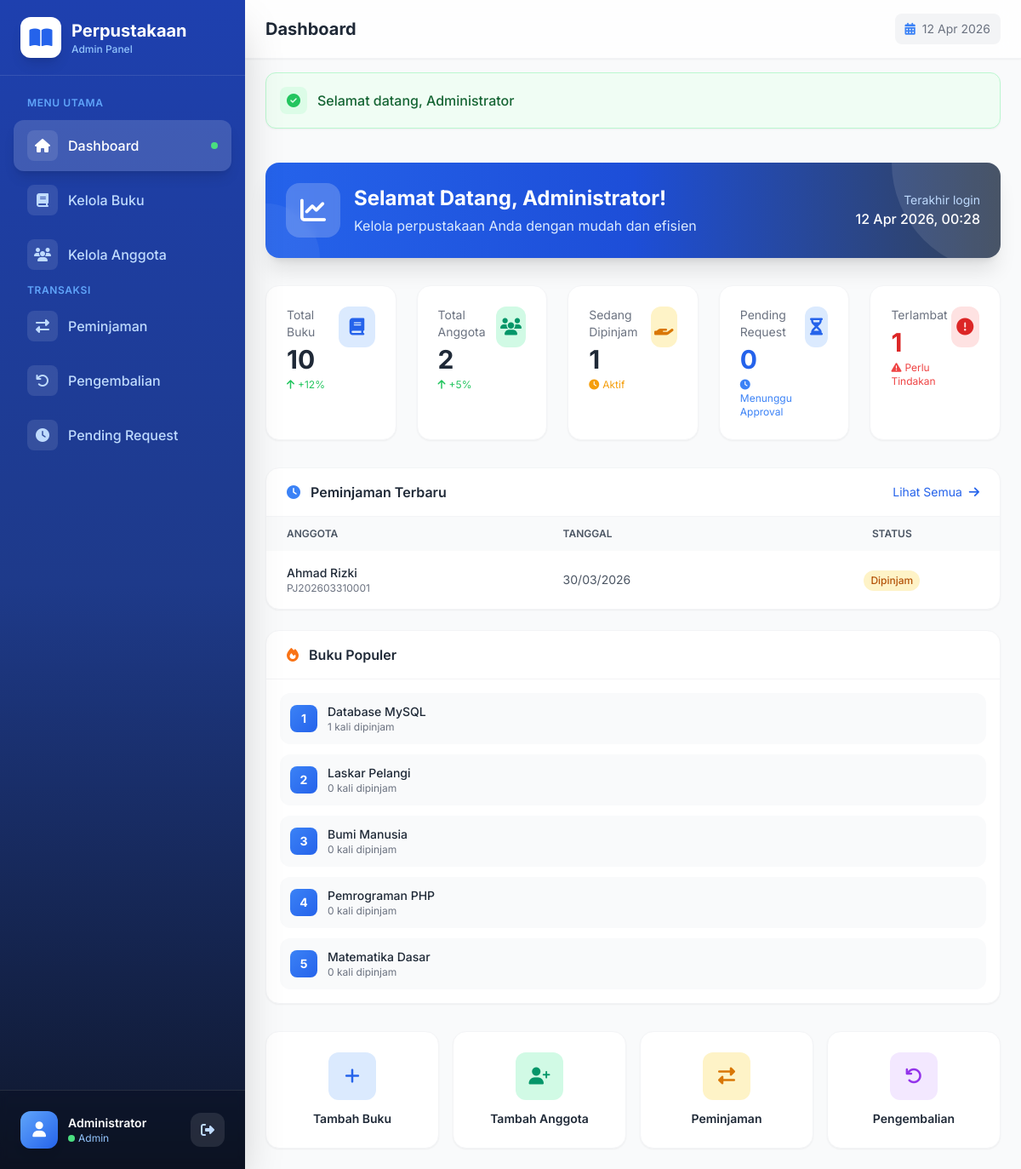
The page /admin/dashboard (signed in) on the database its author committed.
### tables this page shows
CREATE TABLE `buku` (
  `id` int(11) NOT NULL,
  `kode_buku` varchar(20) NOT NULL,
  `isbn` varchar(20) DEFAULT NULL,
  `judul` varchar(255) NOT NULL,
  `penulis` varchar(255) NOT NULL,
  `penerbit` varchar(100) DEFAULT NULL,
  `tahun_terbit` year(4) DEFAULT NULL,
  `kategori_id` int(11) DEFAULT NULL,
  `jumlah_halaman` int(11) DEFAULT NULL,
  `stok` int(11) DEFAULT 0,
  `stok_tersedia` int(11) DEFAULT 0,
  `lokasi_rak` varchar(50) DEFAULT NULL,
  `deskripsi` text DEFAULT NULL,
  `cover` varchar(255) DEFAULT NULL,
  `status` enum('tersedia','tidak_tersedia') DEFAULT 'tersedia',
  `created_at` timestamp NOT NULL DEFAULT current_timestamp(),
  `updated_at` timestamp NOT NULL DEFAULT current_timestamp() ON UPDATE current_timestamp()
);

CREATE TABLE `peminjaman` (
  `id` int(11) NOT NULL,
  `kode_peminjaman` varchar(20) NOT NULL,
  `anggota_id` int(11) NOT NULL,
  `user_id` int(11) DEFAULT NULL,
  `tanggal_pinjam` date NOT NULL,
  `tanggal_harus_kembali` date NOT NULL,
  `tanggal_kembali` date DEFAULT NULL,
  `status` enum('pending','dipinjam','dikembalikan','terlambat','ditolak') DEFAULT 'pending',
  `total_denda` decimal(10,2) DEFAULT 0.00,
  `keterangan` text DEFAULT NULL,
  `created_at` timestamp NOT NULL DEFAULT current_timestamp(),
  `updated_at` timestamp NOT NULL DEFAULT current_timestamp() ON UPDATE current_timestamp()
);

CREATE TABLE `anggota` (
  `id` int(11) NOT NULL,
  `nis` varchar(20) NOT NULL,
  `nama` varchar(100) NOT NULL,
  `jenis_kelamin` enum('L','P') NOT NULL,
  `kelas` varchar(20) NOT NULL,
  `jurusan` varchar(100) DEFAULT NULL,
  `alamat` text DEFAULT NULL,
  `telepon` varchar(20) DEFAULT NULL,
  `email` varchar(100) DEFAULT NULL,
  `username` varchar(50) NOT NULL,
  `password` varchar(255) NOT NULL,
  `foto` varchar(255) DEFAULT NULL,
  `tanggal_daftar` date NOT NULL,
  `status` enum('aktif','nonaktif','suspend') DEFAULT 'aktif',
  `max_pinjam` int(11) DEFAULT 3,
  `created_at` timestamp NOT NULL DEFAULT current_timestamp(),
  `updated_at` timestamp NOT NULL DEFAULT current_timestamp() ON UPDATE current_timestamp()
);

### views/admin/dashboard.php (the view, shortened to what the rows shown need)
<?php
include BASE_PATH . '/views/layouts/header.php';
include BASE_PATH . '/views/layouts/admin_sidebar.php';
?>
<div class="bg-gradient-to-r from-primary-600 via-primary-700 to-secondary-700 rounded-2xl p-4 sm:p-6 mb-6 sm:mb-8 text-white card-animate shadow-xl relative overflow-hidden">
    <div class="absolute top-0 right-0 w-64 h-64 bg-white/10 rounded-full -translate-y-1/2 translate-x-1/2"></div>
    <div class="absolute bottom-0 left-0 w-32 h-32 bg-white/5 rounded-full translate-y-1/2 -translate-x-1/2"></div>
    <div class="relative flex flex-col sm:flex-row items-start sm:items-center gap-4">
        <div class="w-14 h-14 sm:w-16 sm:h-16 bg-white/20 rounded-2xl flex items-center justify-center backdrop-blur-sm float">
            <i class="fas fa-chart-line text-2xl sm:text-3xl"></i>
        </div>
        <div class="flex-1">
            <h1 class="text-xl sm:text-2xl font-bold">Selamat Datang, <?= htmlspecialchars($data['user']['nama_lengkap'] ?? 'Admin') ?>!</h1>
            <p class="text-primary-100 mt-1">Kelola perpustakaan Anda dengan mudah dan efisien</p>
        </div>
        <div class="hidden md:block text-right">
            <p class="text-sm text-primary-200">Terakhir login</p>
            <p class="font-medium"><?= date('d M Y, H:i') ?></p>
        </div>
    </div>
</div>
<div class="grid grid-cols-2 lg:grid-cols-5 gap-3 sm:gap-6 mb-6 sm:mb-8">
    <div class="bg-white rounded-xl sm:rounded-2xl shadow-sm border border-gray-100 p-4 sm:p-6 card-animate card-hover group">
        <div class="flex items-start justify-between">
            <div>
                <p class="text-xs sm:text-sm text-gray-500 mb-1">Total Buku</p>
                <h3 class="text-xl sm:text-3xl font-bold text-gray-800"><?= number_format($data['total_buku'] ?? 0) ?></h3>
                <p class="text-xs text-green-500 mt-1 hidden sm:block">
                    <i class="fas fa-arrow-up mr-1"></i>+12%
                </p>
            </div>
            <div class="w-10 h-10 sm:w-12 sm:h-12 bg-blue-100 rounded-xl flex items-center justify-center group-hover:scale-110 transition-transform">
                <i class="fas fa-book text-blue-600 text-lg sm:text-xl"></i>
            </div>
        </div>
    </div>
    <div class="bg-white rounded-xl sm:rounded-2xl shadow-sm border border-gray-100 p-4 sm:p-6 card-animate card-hover group" style="animation-delay: 0.1s">
        <div class="flex items-start justify-between">
            <div>
                <p class="text-xs sm:text-sm text-gray-500 mb-1">Total Anggota</p>
                <h3 class="text-xl sm:text-3xl font-bold text-gray-800"><?= number_format($data['total_anggota'] ?? 0) ?></h3>
                <p class="text-xs text-green-500 mt-1 hidden sm:block">
                    <i class="fas fa-arrow-up mr-1"></i>+5%
                </p>
            </div>
            <div class="w-10 h-10 sm:w-12 sm:h-12 bg-emerald-100 rounded-xl flex items-center justify-center group-hover:scale-110 transition-transform">
                <i class="fas fa-users text-emerald-600 text-lg sm:text-xl"></i>
            </div>
        </div>
    </div>
    <div class="bg-white rounded-xl sm:rounded-2xl shadow-sm border border-gray-100 p-4 sm:p-6 card-animate card-hover group" style="animation-delay: 0.2s">
        <div class="flex items-start justify-between">
            <div>
                <p class="text-xs sm:text-sm text-gray-500 mb-1">Sedang Dipinjam</p>
                <h3 class="text-xl sm:text-3xl font-bold text-gray-800"><?= number_format($data['total_pinjam'] ?? 0) ?></h3>
                <p class="text-xs text-amber-500 mt-1 hidden sm:block">
                    <i class="fas fa-clock mr-1"></i>Aktif
                </p>
            </div>
            <div class="w-10 h-10 sm:w-12 sm:h-12 bg-amber-100 rounded-xl flex items-center justify-center group-hover:scale-110 transition-transform">
                <i class="fas fa-hand-holding text-amber-600 text-lg sm:text-xl"></i>
            </div>
        </div>
    </div>
    <a href="<?= BASE_URL ?>/admin/pending" class="bg-white rounded-xl sm:rounded-2xl shadow-sm border border-gray-100 p-4 sm:p-6 card-animate card-hover group" style="animation-delay: 0.3s">
        <div class="flex items-start justify-between">
            <div>
                <p class="text-xs sm:text-sm text-gray-500 mb-1">Pending Request</p>
                <h3 class="text-xl sm:text-3xl font-bold text-blue-600"><?= number_format($data['total_pending'] ?? 0) ?></h3>
                <p class="text-xs text-blue-500 mt-1 hidden sm:block">
                    <i class="fas fa-clock mr-1"></i>Menunggu Approval
                </p>
            </div>
            <div class="w-10 h-10 sm:w-12 sm:h-12 bg-blue-100 rounded-xl flex items-center justify-center group-hover:scale-110 transition-transform <?= ($data['total_pending'] ?? 0) > 0 ? 'animate-pulse' : '' ?>">
                <i class="fas fa-hourglass-half text-blue-600 text-lg sm:text-xl"></i>
            </div>
        </div>
    </a>
    <div class="bg-white rounded-xl sm:rounded-2xl shadow-sm border border-gray-100 p-4 sm:p-6 card-animate card-hover group" style="animation-delay: 0.4s">
        <div class="flex items-start justify-between">
            <div>
                <p class="text-xs sm:text-sm text-gray-500 mb-1">Terlambat</p>
                <h3 class="text-xl sm:text-3xl font-bold text-red-600"><?= number_format($data['total_terlambat'] ?? 0) ?></h3>
                <p class="text-xs text-red-500 mt-1 hidden sm:block">
                    <i class="fas fa-exclamation-triangle mr-1"></i>Perlu Tindakan
                </p>
            </div>
            <div class="w-10 h-10 sm:w-12 sm:h-12 bg-red-100 rounded-xl flex items-center justify-center group-hover:scale-110 transition-transform <?= ($data['total_terlambat'] ?? 0) > 0 ? 'animate-pulse' : '' ?>">
                <i class="fas fa-exclamation-circle text-red-600 text-lg sm:text-xl"></i>
            </div>
        </div>
    </div>
</div>
<div class="grid grid-cols-1 xl:grid-cols-3 gap-6 mb-8">
    <div class="xl:col-span-2 bg-white rounded-2xl shadow-sm border border-gray-100 overflow-hidden card-animate" style="animation-delay: 0.4s">
        <div class="px-4 sm:px-6 py-4 border-b border-gray-100 flex flex-col sm:flex-row sm:items-center justify-between gap-2">
            <h3 class="font-semibold text-gray-800">
                <i class="fas fa-clock mr-2 text-primary-500"></i>
                Peminjaman Terbaru
            </h3>
            <a href="<?= BASE_URL ?>/admin/transaksi" class="text-sm text-primary-600 hover:underline">
                Lihat Semua <i class="fas fa-arrow-right ml-1"></i>
            </a>
        </div>
        <div class="overflow-x-auto">
            <table class="w-full">
                <thead class="bg-gray-50">
                    <tr>
                        <th class="px-4 sm:px-6 py-3 text-left text-xs font-semibold text-gray-600 uppercase">Anggota</th>
                        <th class="px-4 sm:px-6 py-3 text-left text-xs font-semibold text-gray-600 uppercase hidden sm:table-cell">Tanggal</th>
                        <th class="px-4 sm:px-6 py-3 text-center text-xs font-semibold text-gray-600 uppercase">Status</th>
                    </tr>
                </thead>
                <tbody class="divide-y divide-gray-100">
                    <?php if (empty($data['peminjaman_terbaru'])): ?>
                        <tr>
                            <td colspan="3" class="px-6 py-8 text-center text-gray-500">
                                <i class="fas fa-inbox text-3xl text-gray-300 mb-2"></i>
                                <p>Belum ada data peminjaman</p>
                            </td>
                        </tr>
                    <?php else: ?>
                        <?php foreach (array_slice($data['peminjaman_terbaru'], 0, 5) as $p): ?>
                            <tr class="hover:bg-gray-50 transition-colors">
                                <td class="px-4 sm:px-6 py-4">
                                    <p class="font-medium text-gray-800 text-sm"><?= htmlspecialchars($p['nama_anggota']) ?></p>
                                    <p class="text-xs text-gray-500"><?= $p['kode_peminjaman'] ?></p>
                                </td>
                                <td class="px-4 sm:px-6 py-4 text-sm text-gray-600 hidden sm:table-cell">
                                    <?= date('d/m/Y', strtotime($p['tanggal_pinjam'])) ?>
                                </td>
                                <td class="px-4 sm:px-6 py-4 text-center">
                                    <?php
                                    $statusClass = 'bg-gray-100 text-gray-700';
                                    if ($p['status'] === 'dipinjam') $statusClass = 'bg-amber-100 text-amber-700';
                                    elseif ($p['status'] === 'dikembalikan') $statusClass = 'bg-green-100 text-green-700';
                                    ?>
                                    <span class="inline-flex px-2 py-1 text-xs font-medium rounded-full <?= $statusClass ?>">
                                        <?= ucfirst($p['status']) ?>
                                    </span>
                                </td>
                            </tr>
                        <?php endforeach; ?>
                    <?php endif; ?>
                </tbody>
            </table>
        </div>
    </div>
    <div class="bg-white rounded-2xl shadow-sm border border-gray-100 overflow-hidden card-animate" style="animation-delay: 0.5s">
        <div class="px-4 sm:px-6 py-4 border-b border-gray-100">
            <h3 class="font-semibold text-gray-800">
                <i class="fas fa-fire mr-2 text-orange-500"></i>
                Buku Populer
            </h3>
        </div>
        <div class="p-4 space-y-3">
            <?php if (empty($data['buku_populer'])): ?>
                <p class="text-gray-500 text-center py-4">Belum ada data</p>
            <?php else: ?>
                <?php foreach (array_slice($data['buku_populer'], 0, 5) as $index => $b): ?>
                    <div class="flex items-center gap-3 p-3 rounded-xl bg-gray-50 hover:bg-gray-100 transition-colors group">
                        <div class="w-8 h-8 bg-gradient-to-br from-primary-500 to-primary-600 rounded-lg flex items-center justify-center text-white text-sm font-bold">
                            <?= $index + 1 ?>
                        </div>
                        <div class="flex-1 min-w-0">
                            <p class="font-medium text-gray-800 text-sm truncate"><?= htmlspecialchars($b['judul']) ?></p>
                            <p class="text-xs text-gray-500"><?= $b['total_pinjam'] ?? 0 ?> kali dipinjam</p>
                        </div>
                    </div>
                <?php endforeach; ?>
            <?php endif; ?>
        </div>
    </div>
</div>
<div class="grid grid-cols-2 md:grid-cols-4 gap-3 sm:gap-4">
    <a href="<?= BASE_URL ?>/admin/buku/create" class="bg-white rounded-xl sm:rounded-2xl p-4 sm:p-6 shadow-sm border border-gray-100 hover:shadow-md transition-all card-hover group text-center">
        <div class="w-12 h-12 sm:w-14 sm:h-14 bg-blue-100 rounded-xl flex items-center justify-center mx-auto mb-3 group-hover:bg-blue-500 transition-colors">
            <i class="fas fa-plus text-blue-600 text-lg sm:text-xl group-hover:text-white transition-colors"></i>
        </div>
        <h4 class="font-semibold text-gray-800 text-sm">Tambah Buku</h4>
    </a>
    <a href="<?= BASE_URL ?>/admin/anggota/create" class="bg-white rounded-xl sm:rounded-2xl p-4 sm:p-6 shadow-sm border border-gray-100 hover:shadow-md transition-all card-hover group text-center">
        <div class="w-12 h-12 sm:w-14 sm:h-14 bg-emerald-100 rounded-xl flex items-center justify-center mx-auto mb-3 group-hover:bg-emerald-500 transition-colors">
            <i class="fas fa-user-plus text-emerald-600 text-lg sm:text-xl group-hover:text-white transition-colors"></i>
        </div>
        <h4 class="font-semibold text-gray-800 text-sm">Tambah Anggota</h4>
    </a>
    <a href="<?= BASE_URL ?>/admin/transaksi/create" class="bg-white rounded-xl sm:rounded-2xl p-4 sm:p-6 shadow-sm border border-gray-100 hover:shadow-md transition-all card-hover group text-center">
        <div class="w-12 h-12 sm:w-14 sm:h-14 bg-amber-100 rounded-xl flex items-center justify-center mx-auto mb-3 group-hover:bg-amber-500 transition-colors">
            <i class="fas fa-exchange-alt text-amber-600 text-lg sm:text-xl group-hover:text-white transition-colors"></i>
        </div>
        <h4 class="font-semibold text-gray-800 text-sm">Peminjaman</h4>
    </a>
    <a href="<?= BASE_URL ?>/admin/pengembalian" class="bg-white rounded-xl sm:rounded-2xl p-4 sm:p-6 shadow-sm border border-gray-100 hover:shadow-md transition-all card-hover group text-center">
        <div class="w-12 h-12 sm:w-14 sm:h-14 bg-purple-100 rounded-xl flex items-center justify-center mx-auto mb-3 group-hover:bg-purple-500 transition-colors">
            <i class="fas fa-undo text-purple-600 text-lg sm:text-xl group-hover:text-white transition-colors"></i>
        </div>
        <h4 class="font-semibold text-gray-800 text-sm">Pengembalian</h4>
    </a>
</div>
    </main>
</div>
<?php include BASE_PATH . '/views/layouts/footer.php'; ?>

### rows shown on the page
buku: id "2", kategori "1", judul "Bumi Manusia", total_pinjam "0"
peminjaman: anggota.nama "Ahmad Rizki", kode_peminjaman "PJ202603310001", tanggal_pinjam "30/03/2026", status "Dipinjam"
buku: judul "Database MySQL", total_pinjam "1"
buku: judul "Laskar Pelangi", total_pinjam "0"
buku: judul "Pemrograman PHP", total_pinjam "0"
buku: judul "Matematika Dasar", total_pinjam "0"

### other values the page prints
$user['nama_lengkap'] "Administrator"
$user['role'] "Admin"
$pageTitle "Dashboard"
$flash['message'] "Selamat datang, Administrator"
$data['user']['nama_lengkap'] "Administrator"
$data['total_buku'] "10"
$data['total_pending'] "0"
